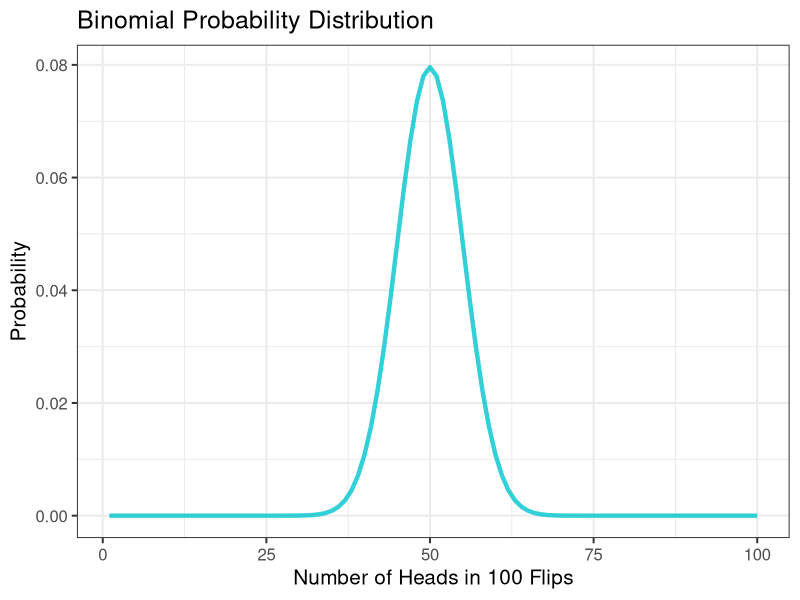
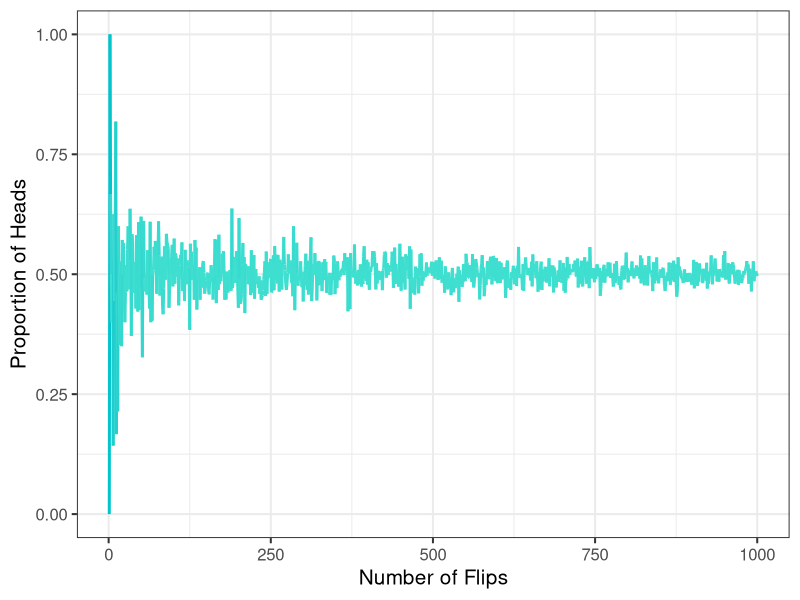

R code for these plots, in order:
## ---- chunk 1
# set chunk options
knitr::opts_chunk$set(message = FALSE,
                      warning = FALSE)

# suppress scientific notation
options(scipen = 999)

# load packages
library(tidyverse)
library(psych)



## ---- chunk 2
# create probability curve
data_binom <- data.frame(flip = seq(1, 100, 1),
                         prob = dbinom(seq(1, 100, 1), 100, 1/2))

# plot probability curve
ggplot(data_binom, aes(x = flip, y = prob)) +
  geom_line(size   = 1.5, 
            colour = "turquoise3",
            alpha  = .8) +
  labs(title = "Binomial Probability Distribution",
       x       = "Number of Heads in 100 Flips",
       y       = "Probability") +
  theme_bw(base_size = 15) 
## ---- chunk 3
#set seed
set.seed(2)

# create data
data_binom <- data.frame(flips = seq(1, 1000, 1), 
                         prop  = map_dbl(seq(1, 1000, 1), 
                                         ~mean(rbinom(n    = .x, 
                                                      size = 1, 
                                                      prob = 1/2))))

# plot proportion of heads by number of flips
ggplot(data_binom, aes(x = flips, y = prop, colour = prop)) +
  geom_line(size = 1) +
  labs(x = "Number of Flips",
       y = "Proportion of Heads") +
  scale_colour_gradient2(low      = "turquoise3", 
                         mid      = "turquoise",
                         high     = "turquoise3", 
                         midpoint = 0.5) +
  scale_y_continuous(limits = c(0, 1)) +
  theme_bw(base_size = 15) +
  theme(legend.position = "none")

## ---- chunk 4
set.seed(3)
## ---- chunk 5
rbinom(n = 10, size = 2, prob = 1/2)
## ---- chunk 6
# your code here
## ---- chunk 7
# your code here
## ---- chunk 8
# your code here
## ---- chunk 9
dbinom(x = 1, size = 2, prob = .5)
## ---- chunk 10
# HT + TH
(.5 * .5) + (.5 * .5)
## ---- chunk 11
# your code here
## ---- chunk 12
# your code here
## ---- chunk 13
# your code here
## ---- chunk 14
pbinom(q = 1, size = 2, prob = 1/2)
## ---- chunk 15
# HT + TH + TT
(.5 * .5) + (.5 * .5) + (.5 * .5)
## ---- chunk 16
# your code here
## ---- chunk 17
# your code here
## ---- chunk 18
pbinom(q = 1, size = 2, prob = 1/2, lower.tail = FALSE)
## ---- chunk 19
# your code here
## ---- chunk 20
qbinom(p = 1.00, size = 10, prob = 1/2)
## ---- chunk 21
# your code here
## ---- chunk 22
# your code here
## ---- chunk 23
# your code here
## ---- chunk 24
set.seed(2)
## ---- chunk 25
x <- rnorm(n = 5, mean = 0, sd = 1)
x
## ---- chunk 26
mean(x)
sd(x)

## ---- chunk 27
# your code here
## ---- chunk 28
# your code here
## ---- chunk 29
dnorm(x = 0, mean = 0, sd = 1)
## ---- chunk 30
dnorm(1, mean = 0, sd = 1)
## ---- chunk 31
# your code here
## ---- chunk 32
pnorm(q = 0, mean = 0, sd = 1)
## ---- chunk 33
pnorm(q = 40, mean = 50, sd = 10)
## ---- chunk 34
# your code here
## ---- chunk 35
# your code here
## ---- chunk 36
qnorm(p = .00135, mean = 0, sd = 1)
## ---- chunk 37
# your code here
## ---- chunk 38
# your code here
## ---- chunk 39
# your code here
## ---- chunk 40
# your code here
## ---- chunk 41
# your code here
## ---- chunk 42
# your code here
## ---- chunk 43
# your code here
## ---- chunk 44
# your code here
## ---- chunk 45
# your code here
## ---- chunk 46
# your code here
## ---- chunk 47
# your code here
## ---- chunk 48
# your code here
